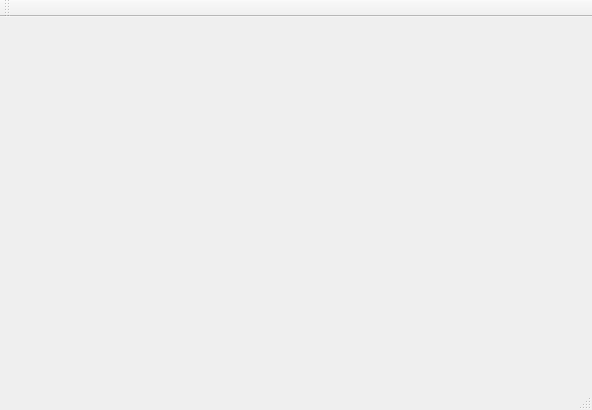
<?xml version="1.0" encoding="UTF-8"?>
<ui version="4.0">
 <class>mainWindow</class>
 <widget class="QMainWindow" name="mainWindow">
  <property name="geometry">
   <rect>
    <x>0</x>
    <y>0</y>
    <width>592</width>
    <height>410</height>
   </rect>
  </property>
  <property name="windowTitle">
   <string>mainWindow</string>
  </property>
  <widget class="QWidget" name="centralWidget">
   <property name="sizePolicy">
    <sizepolicy hsizetype="MinimumExpanding" vsizetype="MinimumExpanding">
     <horstretch>0</horstretch>
     <verstretch>0</verstretch>
    </sizepolicy>
   </property>
   <widget class="QWidget" name="verticalLayoutWidget">
    <property name="geometry">
     <rect>
      <x>0</x>
      <y>0</y>
      <width>591</width>
      <height>351</height>
     </rect>
    </property>
    <layout class="QVBoxLayout" name="verticalLayout">
     <property name="sizeConstraint">
      <enum>QLayout::SetMaximumSize</enum>
     </property>
     <property name="leftMargin">
      <number>6</number>
     </property>
     <property name="topMargin">
      <number>6</number>
     </property>
     <property name="rightMargin">
      <number>6</number>
     </property>
     <property name="bottomMargin">
      <number>6</number>
     </property>
     <item>
      <widget class="HtmlPage" name="widgetHtmlPage" native="true">
       <property name="sizePolicy">
        <sizepolicy hsizetype="MinimumExpanding" vsizetype="MinimumExpanding">
         <horstretch>0</horstretch>
         <verstretch>0</verstretch>
        </sizepolicy>
       </property>
       <property name="minimumSize">
        <size>
         <width>100</width>
         <height>100</height>
        </size>
       </property>
      </widget>
     </item>
    </layout>
   </widget>
  </widget>
  <widget class="QMenuBar" name="menuBar">
   <property name="geometry">
    <rect>
     <x>0</x>
     <y>0</y>
     <width>592</width>
     <height>21</height>
    </rect>
   </property>
  </widget>
  <widget class="QToolBar" name="mainToolBar">
   <attribute name="toolBarArea">
    <enum>TopToolBarArea</enum>
   </attribute>
   <attribute name="toolBarBreak">
    <bool>false</bool>
   </attribute>
  </widget>
  <widget class="QStatusBar" name="statusBar"/>
 </widget>
 <layoutdefault spacing="6" margin="11"/>
 <customwidgets>
  <customwidget>
   <class>HtmlPage</class>
   <extends>QWidget</extends>
   <header>htmlpage.h</header>
   <container>1</container>
  </customwidget>
 </customwidgets>
 <resources/>
 <connections/>
</ui>
